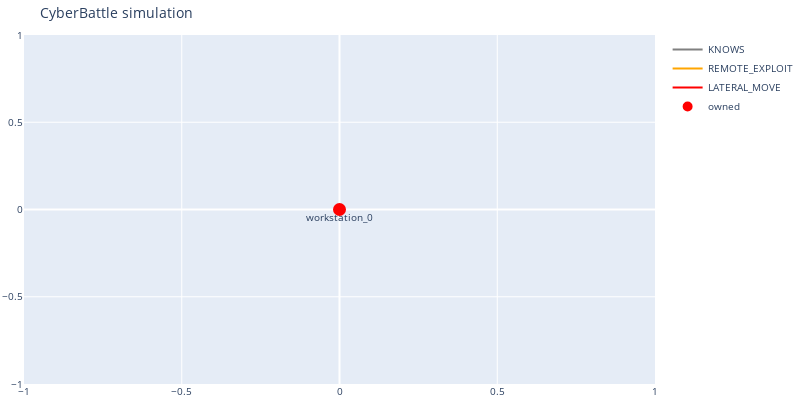

The cell this chart's notebook holds for it:
### Code cell
c2 = commandcontrol.CommandControl(env)
dbg = commandcontrol.EnvironmentDebugging(c2)

# 1 - Start from client
dbg.plot_discovered_network()
c2.print_all_attacks()

### Figure 1 — Plotly figure (JSON) as saved in the notebook; plotly's stock layout.template omitted (floating-point values rounded to 4 significant figures)
{"data": [{"line": {"color": "gray"}, "mode": "lines", "name": "KNOWS", "type": "scatter", "x": [0], "y": [0]}, {"line": {"color": "orange"}, "mode": "lines", "name": "REMOTE_EXPLOIT", "type": "scatter", "x": [0], "y": [0]}, {"line": {"color": "red"}, "mode": "lines", "name": "LATERAL_MOVE", "type": "scatter", "x": [0], "y": [0]}, {"hoverinfo": "text", "marker": {"color": "#D32F2E", "line": {"color": "rgb(255,0,0)", "width": 8}, "size": 5, "symbol": "circle-dot"}, "mode": "markers+text", "name": "owned", "text": ["workstation_0"], "textposition": "bottom center", "type": "scatter", "x": [0], "y": [0]}, {"hoverinfo": "text", "marker": {"color": "#0e9d00", "line": {"color": "rgb(0,255,0)", "width": 8}, "size": 5, "symbol": "circle-dot"}, "mode": "markers+text", "name": "discovered", "text": [], "textposition": "bottom center", "type": "scatter", "x": [], "y": []}], "layout": {"autosize": false, "font": {"size": 10}, "height": 400, "hovermode": "closest", "margin": {"b": 15, "l": 2, "r": 2, "t": 35}, "showlegend": true, "title": {"text": "CyberBattle simulation"}, "width": 800, "xaxis": {"autorange": true, "range": [-1, 1], "type": "linear"}, "yaxis": {"autorange": true, "range": [-1, 1], "type": "linear"}}}
